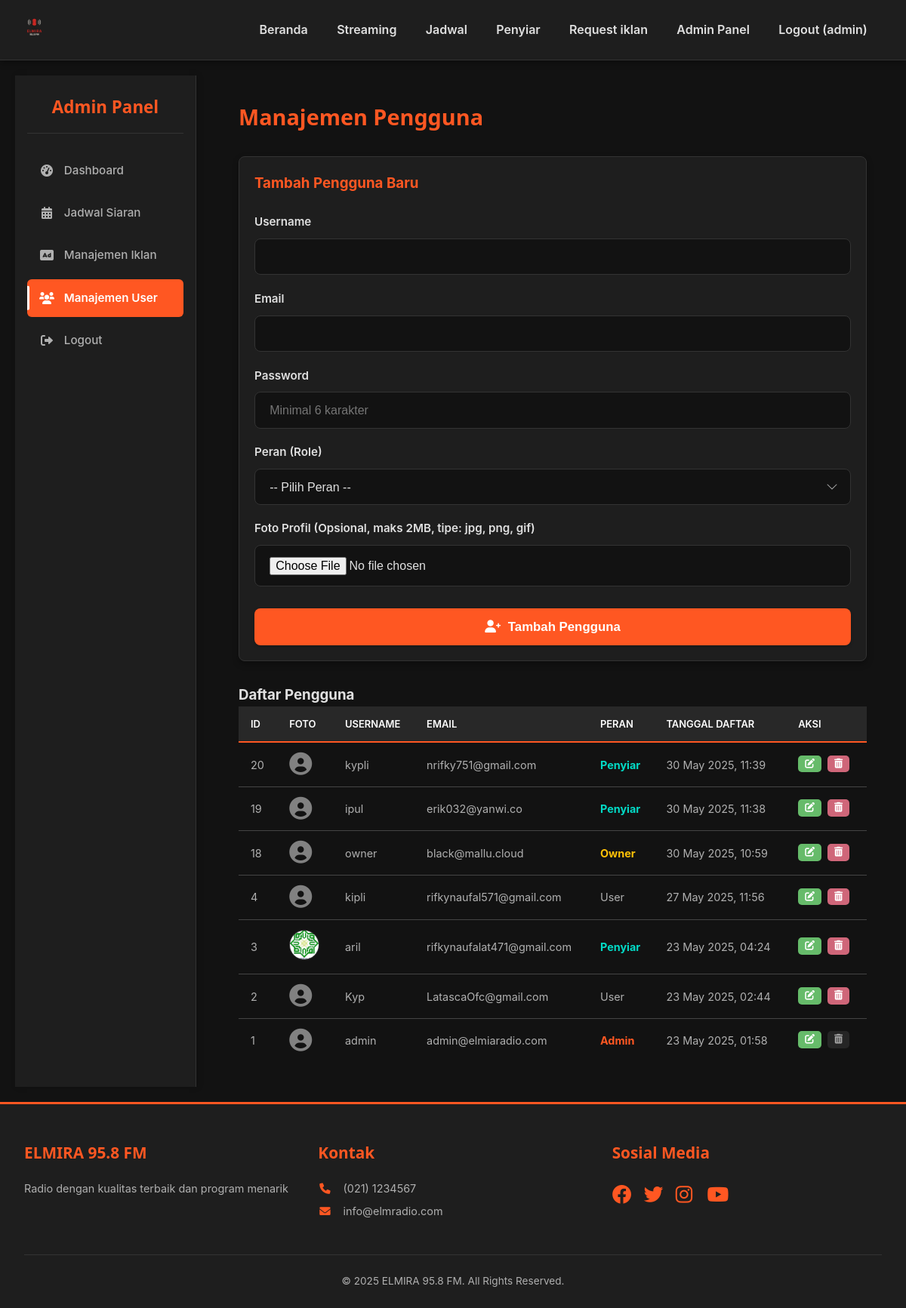
The page /admin/users.php (signed in) on the database its author committed.
### tables this page shows
CREATE TABLE `users` (
  `id` int(11) NOT NULL,
  `username` varchar(50) NOT NULL,
  `password` varchar(255) NOT NULL,
  `email` varchar(100) NOT NULL,
  `role` enum('admin','penyiar','user','owner') NOT NULL,
  `profile_image_url` varchar(255) DEFAULT NULL,
  `created_at` timestamp NOT NULL DEFAULT current_timestamp()
);

### includes/config.php (called while the page is built, shortened)
<?php
if (!function_exists('getCurrentUserId')) {
    function getCurrentUserId() {
        return $_SESSION['user_id'] ?? null;
    }
}
?>

### admin/users.php (the view, shortened to what this page needs)
<?php
require_once '../includes/config.php';
$edit_user = null;
$error_message = '';
try {
    $stmt_users = $pdo->query("SELECT id, username, email, role, profile_image_url, created_at FROM users ORDER BY created_at DESC");
    $users_list = $stmt_users->fetchAll();
} catch (PDOException $e) {
    $users_list = [];
    if(empty($error_message)) $error_message = "Gagal memuat daftar pengguna: " . $e->getMessage();
    error_log("Admin Users - Load Users Error: " . $e->getMessage());
}
include '../includes/header.php';
?>
<div class="admin-dashboard">
    <div class="sidebar">
        <h3>Admin Panel</h3>
        <ul>
            <li><a href="<?php echo htmlspecialchars(BASE_PATH_PREFIX); ?>/admin/dashboard.php"><i class="fas fa-tachometer-alt"></i> Dashboard</a></li>
            <li><a href="<?php echo htmlspecialchars(BASE_PATH_PREFIX); ?>/admin/schedule.php"><i class="fas fa-calendar-alt"></i> Jadwal Siaran</a></li>
            <li><a href="<?php echo htmlspecialchars(BASE_PATH_PREFIX); ?>/admin/ads.php"><i class="fas fa-ad"></i> Manajemen Iklan</a></li>
            <li class="active"><a href="<?php echo htmlspecialchars(BASE_PATH_PREFIX); ?>/admin/users.php"><i class="fas fa-users"></i> Manajemen User</a></li>
            <li><a href="<?php echo htmlspecialchars(BASE_PATH_PREFIX); ?>/includes/auth.php?action=logout"><i class="fas fa-sign-out-alt"></i> Logout</a></li>
        </ul>
    </div>
    <div class="main-content">
        <h2>Manajemen Pengguna</h2>
        <div class="form-container card-bg" style="padding: 20px; border-radius: 8px; margin-bottom: 30px; background-color: var(--card-bg);">
            <h3><?php echo $edit_user ? 'Edit Pengguna: ' . htmlspecialchars($edit_user['username']) : 'Tambah Pengguna Baru'; ?></h3>
            <form action="users.php<?php echo $edit_user ? '?edit_id='.htmlspecialchars($edit_user['id']) : ''; ?>" method="POST" enctype="multipart/form-data">
                <div class="form-group">
                    <label for="username">Username</label>
                    <input type="text" id="username" name="username" value="<?php echo htmlspecialchars($edit_user['username'] ?? $_POST['username'] ?? ''); ?>" required>
                </div>
                <div class="form-group">
                    <label for="email">Email</label>
                    <input type="email" id="email" name="email" value="<?php echo htmlspecialchars($edit_user['email'] ?? $_POST['email'] ?? ''); ?>" required>
                </div>
                <div class="form-group">
                    <label for="password"><?php echo $edit_user ? 'Password Baru (Kosongkan jika tidak diubah)' : 'Password'; ?></label>
                    <input type="password" id="password" name="<?php echo $edit_user ? 'new_password' : 'password'; ?>" <?php echo !$edit_user ? 'required' : ''; ?> placeholder="<?php echo $edit_user ? 'Minimal 6 karakter jika diisi' : 'Minimal 6 karakter'; ?>">
                </div>
                 <div class="form-group">
                    <label for="role">Peran (Role)</label>
                    <select id="role" name="role" required>
                        <option value="">-- Pilih Peran --</option>
                    </select>
                </div>
                <div class="form-group">
                    <label for="profile_image_file">Foto Profil (Opsional, maks 2MB, tipe: jpg, png, gif)</label>
                    <input type="file" id="profile_image_file" name="profile_image_file" accept="image/jpeg, image/png, image/gif">
                </div>
                <button type="submit" class="btn-auth" style="margin-top: 10px;">
                    <i class="fas <?php echo $edit_user ? 'fa-save' : 'fa-user-plus'; ?>"></i>
                    <?php echo $edit_user ? 'Simpan Perubahan' : 'Tambah Pengguna'; ?>
                </button>
            </form>
        </div>
        <h3 style="margin-top: 30px;">Daftar Pengguna</h3>
        <div class="table-responsive">
            <table>
                <thead>
                    <tr>
                        <th>ID</th>
                        <th>Foto</th>
                        <th>Username</th>
                        <th>Email</th>
                        <th>Peran</th>
                        <th>Tanggal Daftar</th>
                        <th>Aksi</th>
                    </tr>
                </thead>
                <tbody>
                    <?php if (empty($users_list)): ?>
                        <tr>
                            <td colspan="7" style="text-align: center;">Belum ada data pengguna.</td>
                        </tr>
                    <?php else: ?>
                        <?php foreach ($users_list as $user_item): ?>
                            <tr>
                                <td><?php echo htmlspecialchars($user_item['id']); ?></td>
                                <td>
                                    <?php if (!empty($user_item['profile_image_url'])): ?>
                                        <img src="<?php echo htmlspecialchars(UPLOAD_URL_PROFILES . $user_item['profile_image_url']); ?>?t=<?php echo time();  ?>" alt="Profil" class="table-profile-img">
                                    <?php else: ?>
                                        <i class="fas fa-user-circle table-profile-icon"></i>
                                    <?php endif; ?>
                                </td>
                                <td><?php echo htmlspecialchars($user_item['username']); ?></td>
                                <td><?php echo htmlspecialchars($user_item['email']); ?></td>
                                <td><span class="role-<?php echo htmlspecialchars(strtolower($user_item['role'])); ?>"><?php echo ucfirst(htmlspecialchars($user_item['role'])); ?></span></td>
                                <td><?php echo date('d M Y, H:i', strtotime($user_item['created_at'])); ?></td>
                                <td class="actions">
                                    <a href="users.php?edit_id=<?php echo $user_item['id']; ?>" class="btn-action btn-edit" title="Edit">
                                        <i class="fas fa-edit"></i>
                                    </a>
                                    <?php if ($user_item['id'] != getCurrentUserId()): ?>
                                        <form action="users.php" method="POST" style="display: inline-block;" onsubmit="return confirm('Apakah Anda yakin ingin menghapus pengguna \'<?php echo htmlspecialchars(addslashes($user_item['username'])); ?>\' ini? Aksi ini tidak dapat dibatalkan dan akan menghapus data terkait yang memiliki foreign key ON DELETE CASCADE.');">
                                            <button type="submit" class="btn-action btn-delete" title="Hapus">
                                                <i class="fas fa-trash-alt"></i>
                                            </button>
                                        </form>
                                    <?php else: ?>
                                        <button class="btn-action btn-delete" title="Tidak dapat menghapus akun sendiri" disabled>
                                            <i class="fas fa-trash-alt"></i>
                                        </button>
                                    <?php endif; ?>
                                </td>
                            </tr>
                        <?php endforeach; ?>
                    <?php endif; ?>
                </tbody>
            </table>
        </div>
    </div>
</div>
<?php include '../includes/footer.php'; ?>

### admin/users.php (style rules this page uses)
.table-profile-img { width: 40px; height: 40px; border-radius: 50%; object-fit: cover; border: 1px solid var(--border-color); }
.table-profile-icon { font-size: 30px; color: var(--text-secondary); opacity: 0.7; }

### rows shown on the page
users: id "20", username "kypli", email "nrifky751@gmail.com", role "Penyiar", created_at "30 May 2025, 11:39"
users: id "19", username "ipul", email "erik032@yanwi.co", role "Penyiar", created_at "30 May 2025, 11:38"
users: id "18", username "owner", email "black@mallu.cloud", role "Owner", created_at "30 May 2025, 10:59"
users: id "4", username "kipli", email "rifkynaufal571@gmail.com", role "User", created_at "27 May 2025, 11:56"
users: id "3", profile_image_url (picture), username "aril", email "rifkynaufalat471@gmail.com", role "Penyiar", created_at "23 May 2025, 04:24"
users: id "2", username "Kyp", email "LatascaOfc@gmail.com", role "User", created_at "23 May 2025, 02:44"
users: id "1", username "admin", email "admin@elmiaradio.com", role "Admin", created_at "23 May 2025, 01:58"

### other values the page prints
$currentUsername "admin"
